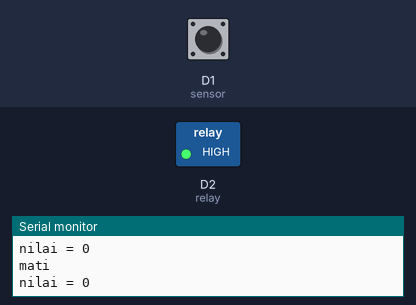
The sketch below on a simulated ESP8266 (NodeMCU). Parts: switched loads named in the sketch (green lamp = pin HIGH), the last lines printed to the serial monitor. Dashed ring = blinking. The inputs (shaded band) are chosen by the test bench; at power-on: D1 (sensor) LOW.

Above: at 1.2 s.
1.3 s: D1 (sensor) driven HIGH
At 2.1 s:
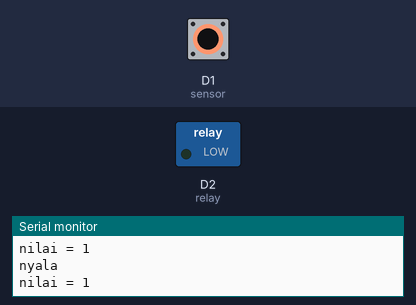
2.8 s: D1 (sensor) driven LOW
At 3.1 s:
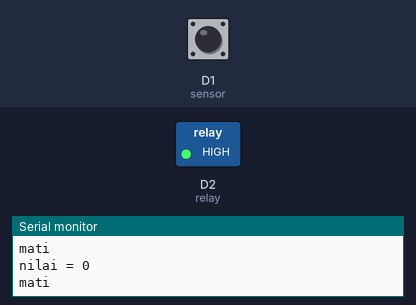
4.3 s: D1 (sensor) pulsed HIGH 2 times (0.12 s each, 0.3 s apart)
At 4.51 s:
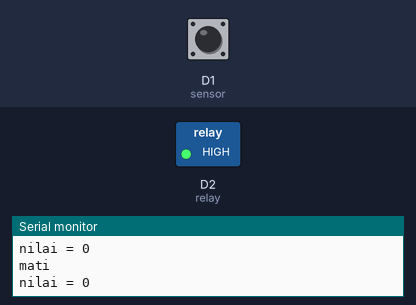
7.9 s: D1 (sensor) pulsed HIGH 5 times (0.12 s each, 0.3 s apart)
At 10.4 s:
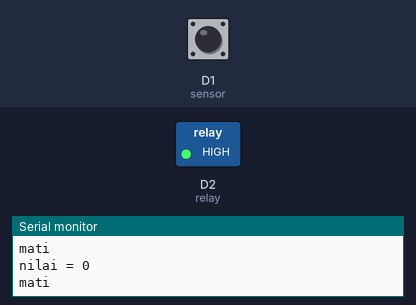
Timing chart, 0 to 11.9 s (numbered marks = the images above; inputs shaded):
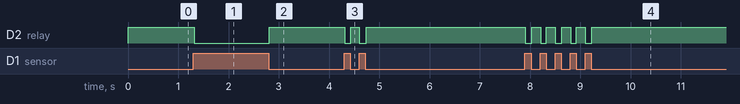

The sketch:

hanip.ino
```cpp
int sensor = D1;
int relay = D2;
void setup() {
  Serial.begin(9600);
  pinMode(sensor, INPUT);
  pinMode(relay, OUTPUT);
  digitalWrite(relay, LOW);

}

void loop() {
  int nilai = digitalRead(sensor);

  if (nilai == 1) {

    digitalWrite(relay, LOW);
    Serial.println("nyala");


  } else {

    digitalWrite(relay, HIGH);
    Serial.println("mati");
  }
  Serial.print("nilai = ");

  Serial.println(nilai);
}
```

Measured:
- after the input at 1.3 s, D2 (relay): HIGH → LOW at once
- after the input at 2.8 s, D2 (relay): LOW → HIGH at once
- after the input at 4.3 s, D2 (relay): alternates HIGH for 0.18 s and LOW for 0.12 s, 4 changes in all, then stays HIGH, starting at once
- after the input at 7.9 s, D2 (relay): alternates HIGH for 0.18 s and LOW for 0.13 s, 10 changes in all, then stays HIGH, starting at once
